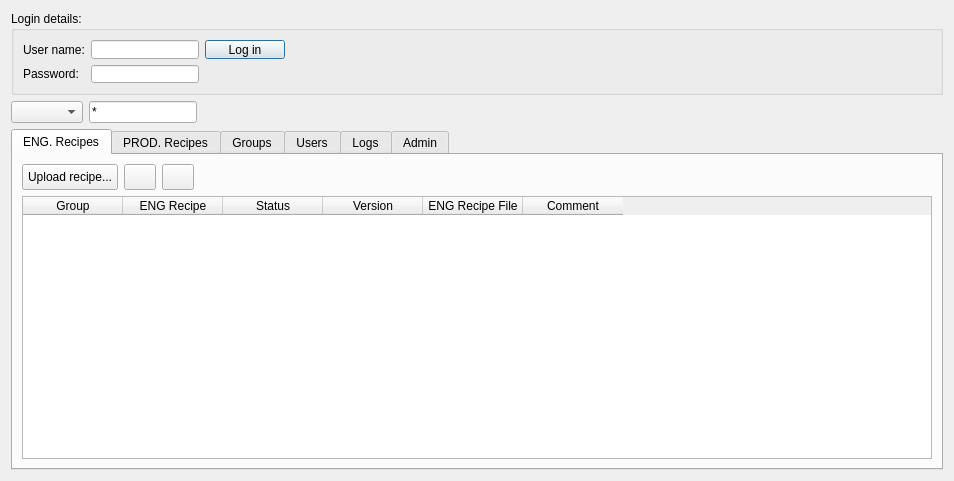
<?xml version="1.0" encoding="UTF-8"?>
<ui version="4.0">
 <class>PatProdRecipe_Admin</class>
 <widget class="QDialog" name="PatProdRecipe_Admin">
  <property name="geometry">
   <rect>
    <x>0</x>
    <y>0</y>
    <width>954</width>
    <height>481</height>
   </rect>
  </property>
  <property name="sizePolicy">
   <sizepolicy hsizetype="Preferred" vsizetype="Preferred">
    <horstretch>0</horstretch>
    <verstretch>0</verstretch>
   </sizepolicy>
  </property>
  <property name="acceptDrops">
   <bool>true</bool>
  </property>
  <property name="windowTitle">
   <string>PAT Recipes Admin</string>
  </property>
  <property name="windowIcon">
   <iconset resource="pat_prod_admin.qrc">
    <normaloff>:/pat_prod_admin/images/images/gex_application.png</normaloff>:/pat_prod_admin/images/images/gex_application.png</iconset>
  </property>
  <layout class="QGridLayout" name="gridLayout_2">
   <item row="0" column="0">
    <widget class="QGroupBox" name="groupBox">
     <property name="minimumSize">
      <size>
       <width>0</width>
       <height>84</height>
      </size>
     </property>
     <property name="maximumSize">
      <size>
       <width>16777215</width>
       <height>84</height>
      </size>
     </property>
     <property name="title">
      <string>Login details:</string>
     </property>
     <layout class="QHBoxLayout" name="horizontalLayout_2">
      <item>
       <layout class="QGridLayout" name="gridLayout">
        <item row="0" column="0">
         <widget class="QLabel" name="label">
          <property name="text">
           <string>User name:</string>
          </property>
         </widget>
        </item>
        <item row="0" column="1">
         <widget class="QLineEdit" name="lineEditUsername">
          <property name="sizePolicy">
           <sizepolicy hsizetype="Fixed" vsizetype="Fixed">
            <horstretch>0</horstretch>
            <verstretch>0</verstretch>
           </sizepolicy>
          </property>
          <property name="toolTip">
           <string>Enter Username</string>
          </property>
         </widget>
        </item>
        <item row="0" column="2">
         <widget class="QPushButton" name="pushButtonLogin">
          <property name="sizePolicy">
           <sizepolicy hsizetype="Fixed" vsizetype="Fixed">
            <horstretch>0</horstretch>
            <verstretch>0</verstretch>
           </sizepolicy>
          </property>
          <property name="focusPolicy">
           <enum>Qt::TabFocus</enum>
          </property>
          <property name="toolTip">
           <string>Login / Logout</string>
          </property>
          <property name="text">
           <string>Log in</string>
          </property>
         </widget>
        </item>
        <item row="1" column="0">
         <widget class="QLabel" name="label_2">
          <property name="text">
           <string>Password:</string>
          </property>
         </widget>
        </item>
        <item row="1" column="1">
         <widget class="QLineEdit" name="lineEditPassword">
          <property name="sizePolicy">
           <sizepolicy hsizetype="Fixed" vsizetype="Fixed">
            <horstretch>0</horstretch>
            <verstretch>0</verstretch>
           </sizepolicy>
          </property>
          <property name="toolTip">
           <string>Enter password</string>
          </property>
          <property name="echoMode">
           <enum>QLineEdit::Password</enum>
          </property>
         </widget>
        </item>
       </layout>
      </item>
      <item>
       <spacer name="horizontalSpacer_2">
        <property name="orientation">
         <enum>Qt::Horizontal</enum>
        </property>
        <property name="sizeHint" stdset="0">
         <size>
          <width>630</width>
          <height>20</height>
         </size>
        </property>
       </spacer>
      </item>
     </layout>
    </widget>
   </item>
   <item row="1" column="0">
    <layout class="QHBoxLayout" name="horizontalLayout">
     <item>
      <widget class="QComboBox" name="comboBoxGroupList">
       <property name="sizePolicy">
        <sizepolicy hsizetype="Fixed" vsizetype="Fixed">
         <horstretch>0</horstretch>
         <verstretch>0</verstretch>
        </sizepolicy>
       </property>
       <property name="toolTip">
        <string>filter over Group name...</string>
       </property>
      </widget>
     </item>
     <item>
      <widget class="QLineEdit" name="lineEditRecipeFilter">
       <property name="sizePolicy">
        <sizepolicy hsizetype="Fixed" vsizetype="Fixed">
         <horstretch>0</horstretch>
         <verstretch>0</verstretch>
        </sizepolicy>
       </property>
       <property name="toolTip">
        <string>Filter over specific Recipe name (eg: ZE777*)</string>
       </property>
       <property name="text">
        <string>*</string>
       </property>
      </widget>
     </item>
     <item>
      <spacer name="horizontalSpacer">
       <property name="orientation">
        <enum>Qt::Horizontal</enum>
       </property>
       <property name="sizeHint" stdset="0">
        <size>
         <width>40</width>
         <height>20</height>
        </size>
       </property>
      </spacer>
     </item>
    </layout>
   </item>
   <item row="2" column="0">
    <widget class="QTabWidget" name="tabWidget">
     <property name="acceptDrops">
      <bool>true</bool>
     </property>
     <property name="currentIndex">
      <number>0</number>
     </property>
     <widget class="QWidget" name="tab_5">
      <attribute name="title">
       <string>ENG. Recipes</string>
      </attribute>
      <layout class="QVBoxLayout" name="verticalLayout_6">
       <item>
        <layout class="QHBoxLayout" name="horizontalLayout_3">
         <item>
          <widget class="QPushButton" name="pushButtonAddRecipe_ENG">
           <property name="sizePolicy">
            <sizepolicy hsizetype="Fixed" vsizetype="Fixed">
             <horstretch>0</horstretch>
             <verstretch>0</verstretch>
            </sizepolicy>
           </property>
           <property name="minimumSize">
            <size>
             <width>96</width>
             <height>26</height>
            </size>
           </property>
           <property name="maximumSize">
            <size>
             <width>96</width>
             <height>26</height>
            </size>
           </property>
           <property name="toolTip">
            <string>Add Engineering recipe</string>
           </property>
           <property name="text">
            <string>Upload recipe...</string>
           </property>
          </widget>
         </item>
         <item>
          <widget class="QPushButton" name="pushButtonPropertiesRecipe_ENG">
           <property name="sizePolicy">
            <sizepolicy hsizetype="Fixed" vsizetype="Fixed">
             <horstretch>32</horstretch>
             <verstretch>0</verstretch>
            </sizepolicy>
           </property>
           <property name="minimumSize">
            <size>
             <width>32</width>
             <height>26</height>
            </size>
           </property>
           <property name="maximumSize">
            <size>
             <width>32</width>
             <height>26</height>
            </size>
           </property>
           <property name="focusPolicy">
            <enum>Qt::NoFocus</enum>
           </property>
           <property name="toolTip">
            <string>Properties</string>
           </property>
           <property name="text">
            <string/>
           </property>
           <property name="icon">
            <iconset resource="pat_prod_admin.qrc">
             <normaloff>:/pat_prod_admin/images/images/properties.png</normaloff>:/pat_prod_admin/images/images/properties.png</iconset>
           </property>
           <property name="iconSize">
            <size>
             <width>32</width>
             <height>32</height>
            </size>
           </property>
          </widget>
         </item>
         <item>
          <widget class="QPushButton" name="pushButtonRemoveRecipe_ENG">
           <property name="sizePolicy">
            <sizepolicy hsizetype="Fixed" vsizetype="Fixed">
             <horstretch>0</horstretch>
             <verstretch>0</verstretch>
            </sizepolicy>
           </property>
           <property name="minimumSize">
            <size>
             <width>32</width>
             <height>26</height>
            </size>
           </property>
           <property name="maximumSize">
            <size>
             <width>32</width>
             <height>26</height>
            </size>
           </property>
           <property name="toolTip">
            <string>Remove selected recipe</string>
           </property>
           <property name="text">
            <string/>
           </property>
           <property name="icon">
            <iconset resource="pat_prod_admin.qrc">
             <normaloff>:/pat_prod_admin/images/images/file_remove.png</normaloff>:/pat_prod_admin/images/images/file_remove.png</iconset>
           </property>
           <property name="iconSize">
            <size>
             <width>32</width>
             <height>32</height>
            </size>
           </property>
          </widget>
         </item>
         <item>
          <spacer name="horizontalSpacer_4">
           <property name="orientation">
            <enum>Qt::Horizontal</enum>
           </property>
           <property name="sizeHint" stdset="0">
            <size>
             <width>40</width>
             <height>20</height>
            </size>
           </property>
          </spacer>
         </item>
        </layout>
       </item>
       <item>
        <widget class="QTableWidget" name="tableWidgetRecipes_ENG">
         <property name="acceptDrops">
          <bool>true</bool>
         </property>
         <property name="toolTip">
          <string>Recipe list</string>
         </property>
         <property name="selectionMode">
          <enum>QAbstractItemView::SingleSelection</enum>
         </property>
         <property name="sortingEnabled">
          <bool>true</bool>
         </property>
         <column>
          <property name="text">
           <string>Group</string>
          </property>
         </column>
         <column>
          <property name="text">
           <string>ENG Recipe</string>
          </property>
         </column>
         <column>
          <property name="text">
           <string>Status</string>
          </property>
         </column>
         <column>
          <property name="text">
           <string>Version</string>
          </property>
         </column>
         <column>
          <property name="text">
           <string>ENG Recipe File</string>
          </property>
         </column>
         <column>
          <property name="text">
           <string>Comment</string>
          </property>
         </column>
        </widget>
       </item>
      </layout>
     </widget>
     <widget class="QWidget" name="tab">
      <attribute name="title">
       <string>PROD. Recipes</string>
      </attribute>
      <layout class="QGridLayout" name="gridLayout_3">
       <item row="0" column="0">
        <widget class="QPushButton" name="pushButtonAddRecipe_PROD">
         <property name="sizePolicy">
          <sizepolicy hsizetype="Fixed" vsizetype="Fixed">
           <horstretch>0</horstretch>
           <verstretch>0</verstretch>
          </sizepolicy>
         </property>
         <property name="minimumSize">
          <size>
           <width>96</width>
           <height>26</height>
          </size>
         </property>
         <property name="maximumSize">
          <size>
           <width>96</width>
           <height>26</height>
          </size>
         </property>
         <property name="toolTip">
          <string>Add Production recipe</string>
         </property>
         <property name="text">
          <string>Upload recipe...</string>
         </property>
        </widget>
       </item>
       <item row="0" column="1">
        <widget class="QPushButton" name="pushButtonNewRecipe_PROD">
         <property name="sizePolicy">
          <sizepolicy hsizetype="Fixed" vsizetype="Fixed">
           <horstretch>0</horstretch>
           <verstretch>0</verstretch>
          </sizepolicy>
         </property>
         <property name="minimumSize">
          <size>
           <width>32</width>
           <height>26</height>
          </size>
         </property>
         <property name="maximumSize">
          <size>
           <width>32</width>
           <height>26</height>
          </size>
         </property>
         <property name="focusPolicy">
          <enum>Qt::NoFocus</enum>
         </property>
         <property name="toolTip">
          <string>Create PROD recipe</string>
         </property>
         <property name="text">
          <string/>
         </property>
         <property name="icon">
          <iconset resource="pat_prod_admin.qrc">
           <normaloff>:/pat_prod_admin/images/images/new.png</normaloff>:/pat_prod_admin/images/images/new.png</iconset>
         </property>
         <property name="iconSize">
          <size>
           <width>32</width>
           <height>32</height>
          </size>
         </property>
        </widget>
       </item>
       <item row="0" column="2">
        <widget class="QPushButton" name="pushButtonPropertiesRecipe_PROD">
         <property name="sizePolicy">
          <sizepolicy hsizetype="Fixed" vsizetype="Fixed">
           <horstretch>0</horstretch>
           <verstretch>0</verstretch>
          </sizepolicy>
         </property>
         <property name="minimumSize">
          <size>
           <width>32</width>
           <height>26</height>
          </size>
         </property>
         <property name="maximumSize">
          <size>
           <width>32</width>
           <height>26</height>
          </size>
         </property>
         <property name="focusPolicy">
          <enum>Qt::NoFocus</enum>
         </property>
         <property name="toolTip">
          <string>Properties: Enable/Disable recipe...</string>
         </property>
         <property name="text">
          <string/>
         </property>
         <property name="icon">
          <iconset resource="pat_prod_admin.qrc">
           <normaloff>:/pat_prod_admin/images/images/properties.png</normaloff>:/pat_prod_admin/images/images/properties.png</iconset>
         </property>
         <property name="iconSize">
          <size>
           <width>32</width>
           <height>32</height>
          </size>
         </property>
        </widget>
       </item>
       <item row="0" column="3">
        <widget class="QPushButton" name="pushButtonEditRecipe_PROD">
         <property name="sizePolicy">
          <sizepolicy hsizetype="Fixed" vsizetype="Fixed">
           <horstretch>0</horstretch>
           <verstretch>0</verstretch>
          </sizepolicy>
         </property>
         <property name="minimumSize">
          <size>
           <width>32</width>
           <height>26</height>
          </size>
         </property>
         <property name="maximumSize">
          <size>
           <width>32</width>
           <height>26</height>
          </size>
         </property>
         <property name="focusPolicy">
          <enum>Qt::NoFocus</enum>
         </property>
         <property name="toolTip">
          <string>Edit Recipe...</string>
         </property>
         <property name="text">
          <string/>
         </property>
         <property name="icon">
          <iconset resource="pat_prod_admin.qrc">
           <normaloff>:/pat_prod_admin/images/images/script_edit.png</normaloff>:/pat_prod_admin/images/images/script_edit.png</iconset>
         </property>
         <property name="iconSize">
          <size>
           <width>32</width>
           <height>32</height>
          </size>
         </property>
        </widget>
       </item>
       <item row="0" column="4">
        <widget class="QPushButton" name="pushButtonRemoveRecipe_PROD">
         <property name="sizePolicy">
          <sizepolicy hsizetype="Fixed" vsizetype="Fixed">
           <horstretch>0</horstretch>
           <verstretch>0</verstretch>
          </sizepolicy>
         </property>
         <property name="minimumSize">
          <size>
           <width>32</width>
           <height>26</height>
          </size>
         </property>
         <property name="maximumSize">
          <size>
           <width>32</width>
           <height>26</height>
          </size>
         </property>
         <property name="toolTip">
          <string>Remove selected rule...</string>
         </property>
         <property name="text">
          <string/>
         </property>
         <property name="icon">
          <iconset resource="pat_prod_admin.qrc">
           <normaloff>:/pat_prod_admin/images/images/file_remove.png</normaloff>:/pat_prod_admin/images/images/file_remove.png</iconset>
         </property>
         <property name="iconSize">
          <size>
           <width>32</width>
           <height>32</height>
          </size>
         </property>
        </widget>
       </item>
       <item row="0" column="5">
        <spacer name="horizontalSpacer_3">
         <property name="orientation">
          <enum>Qt::Horizontal</enum>
         </property>
         <property name="sizeHint" stdset="0">
          <size>
           <width>693</width>
           <height>23</height>
          </size>
         </property>
        </spacer>
       </item>
       <item row="1" column="0" colspan="6">
        <widget class="QTableWidget" name="tableWidgetRecipes_PROD">
         <property name="toolTip">
          <string>Recipe list</string>
         </property>
         <property name="selectionMode">
          <enum>QAbstractItemView::SingleSelection</enum>
         </property>
         <property name="sortingEnabled">
          <bool>true</bool>
         </property>
         <column>
          <property name="text">
           <string>Group</string>
          </property>
         </column>
         <column>
          <property name="text">
           <string>PROD Recipe</string>
          </property>
         </column>
         <column>
          <property name="text">
           <string>Status</string>
          </property>
         </column>
         <column>
          <property name="text">
           <string>Version</string>
          </property>
         </column>
         <column>
          <property name="text">
           <string>Flows / ENG recipe details</string>
          </property>
         </column>
         <column>
          <property name="text">
           <string>STDF output</string>
          </property>
         </column>
         <column>
          <property name="text">
           <string>Recipe File</string>
          </property>
         </column>
         <column>
          <property name="text">
           <string>Comment</string>
          </property>
         </column>
        </widget>
       </item>
      </layout>
     </widget>
     <widget class="QWidget" name="tab_4">
      <attribute name="title">
       <string>Groups</string>
      </attribute>
      <layout class="QVBoxLayout" name="verticalLayout_4">
       <item>
        <layout class="QHBoxLayout" name="horizontalLayout_5">
         <item>
          <widget class="QPushButton" name="pushButtonAddGroup">
           <property name="sizePolicy">
            <sizepolicy hsizetype="Fixed" vsizetype="Fixed">
             <horstretch>0</horstretch>
             <verstretch>0</verstretch>
            </sizepolicy>
           </property>
           <property name="minimumSize">
            <size>
             <width>96</width>
             <height>26</height>
            </size>
           </property>
           <property name="maximumSize">
            <size>
             <width>96</width>
             <height>26</height>
            </size>
           </property>
           <property name="toolTip">
            <string>Add User</string>
           </property>
           <property name="text">
            <string>Add Group...</string>
           </property>
          </widget>
         </item>
         <item>
          <widget class="QPushButton" name="pushButtonPropertiesGroup">
           <property name="sizePolicy">
            <sizepolicy hsizetype="Fixed" vsizetype="Fixed">
             <horstretch>0</horstretch>
             <verstretch>0</verstretch>
            </sizepolicy>
           </property>
           <property name="minimumSize">
            <size>
             <width>32</width>
             <height>26</height>
            </size>
           </property>
           <property name="maximumSize">
            <size>
             <width>32</width>
             <height>26</height>
            </size>
           </property>
           <property name="focusPolicy">
            <enum>Qt::NoFocus</enum>
           </property>
           <property name="toolTip">
            <string>Properties: Edit/Review group profile</string>
           </property>
           <property name="text">
            <string/>
           </property>
           <property name="icon">
            <iconset resource="pat_prod_admin.qrc">
             <normaloff>:/pat_prod_admin/images/images/properties.png</normaloff>:/pat_prod_admin/images/images/properties.png</iconset>
           </property>
           <property name="iconSize">
            <size>
             <width>32</width>
             <height>32</height>
            </size>
           </property>
          </widget>
         </item>
         <item>
          <widget class="QPushButton" name="pushButtonRemoveGroup">
           <property name="sizePolicy">
            <sizepolicy hsizetype="Fixed" vsizetype="Fixed">
             <horstretch>0</horstretch>
             <verstretch>0</verstretch>
            </sizepolicy>
           </property>
           <property name="minimumSize">
            <size>
             <width>32</width>
             <height>26</height>
            </size>
           </property>
           <property name="maximumSize">
            <size>
             <width>32</width>
             <height>26</height>
            </size>
           </property>
           <property name="toolTip">
            <string>Remove selected group...</string>
           </property>
           <property name="text">
            <string/>
           </property>
           <property name="icon">
            <iconset resource="pat_prod_admin.qrc">
             <normaloff>:/pat_prod_admin/images/images/file_remove.png</normaloff>:/pat_prod_admin/images/images/file_remove.png</iconset>
           </property>
           <property name="iconSize">
            <size>
             <width>32</width>
             <height>32</height>
            </size>
           </property>
          </widget>
         </item>
         <item>
          <spacer name="horizontalSpacer_7">
           <property name="orientation">
            <enum>Qt::Horizontal</enum>
           </property>
           <property name="sizeHint" stdset="0">
            <size>
             <width>40</width>
             <height>20</height>
            </size>
           </property>
          </spacer>
         </item>
        </layout>
       </item>
       <item>
        <widget class="QTableWidget" name="tableWidgetGroups">
         <property name="toolTip">
          <string>Users...</string>
         </property>
         <property name="selectionMode">
          <enum>QAbstractItemView::SingleSelection</enum>
         </property>
         <property name="selectionBehavior">
          <enum>QAbstractItemView::SelectColumns</enum>
         </property>
         <property name="sortingEnabled">
          <bool>true</bool>
         </property>
         <column>
          <property name="text">
           <string>Group name</string>
          </property>
         </column>
        </widget>
       </item>
      </layout>
     </widget>
     <widget class="QWidget" name="tab_3">
      <attribute name="title">
       <string>Users</string>
      </attribute>
      <layout class="QVBoxLayout" name="verticalLayout_3">
       <item>
        <layout class="QHBoxLayout" name="horizontalLayout_6">
         <item>
          <widget class="QPushButton" name="pushButtonAddUser">
           <property name="sizePolicy">
            <sizepolicy hsizetype="Fixed" vsizetype="Fixed">
             <horstretch>0</horstretch>
             <verstretch>0</verstretch>
            </sizepolicy>
           </property>
           <property name="minimumSize">
            <size>
             <width>96</width>
             <height>26</height>
            </size>
           </property>
           <property name="maximumSize">
            <size>
             <width>96</width>
             <height>26</height>
            </size>
           </property>
           <property name="toolTip">
            <string>Add User</string>
           </property>
           <property name="text">
            <string>Add User...</string>
           </property>
          </widget>
         </item>
         <item>
          <widget class="QPushButton" name="pushButtonPropertiesUser">
           <property name="sizePolicy">
            <sizepolicy hsizetype="Fixed" vsizetype="Fixed">
             <horstretch>0</horstretch>
             <verstretch>0</verstretch>
            </sizepolicy>
           </property>
           <property name="minimumSize">
            <size>
             <width>32</width>
             <height>26</height>
            </size>
           </property>
           <property name="maximumSize">
            <size>
             <width>32</width>
             <height>26</height>
            </size>
           </property>
           <property name="focusPolicy">
            <enum>Qt::NoFocus</enum>
           </property>
           <property name="toolTip">
            <string>Properties: Edit/Review user profile</string>
           </property>
           <property name="text">
            <string/>
           </property>
           <property name="icon">
            <iconset resource="pat_prod_admin.qrc">
             <normaloff>:/pat_prod_admin/images/images/properties.png</normaloff>:/pat_prod_admin/images/images/properties.png</iconset>
           </property>
           <property name="iconSize">
            <size>
             <width>32</width>
             <height>32</height>
            </size>
           </property>
          </widget>
         </item>
         <item>
          <widget class="QPushButton" name="pushButtonRemoveUser">
           <property name="sizePolicy">
            <sizepolicy hsizetype="Fixed" vsizetype="Fixed">
             <horstretch>0</horstretch>
             <verstretch>0</verstretch>
            </sizepolicy>
           </property>
           <property name="minimumSize">
            <size>
             <width>32</width>
             <height>26</height>
            </size>
           </property>
           <property name="maximumSize">
            <size>
             <width>32</width>
             <height>26</height>
            </size>
           </property>
           <property name="toolTip">
            <string>Remove selected user...</string>
           </property>
           <property name="text">
            <string/>
           </property>
           <property name="icon">
            <iconset resource="pat_prod_admin.qrc">
             <normaloff>:/pat_prod_admin/images/images/file_remove.png</normaloff>:/pat_prod_admin/images/images/file_remove.png</iconset>
           </property>
           <property name="iconSize">
            <size>
             <width>32</width>
             <height>32</height>
            </size>
           </property>
          </widget>
         </item>
         <item>
          <spacer name="horizontalSpacer_6">
           <property name="orientation">
            <enum>Qt::Horizontal</enum>
           </property>
           <property name="sizeHint" stdset="0">
            <size>
             <width>40</width>
             <height>20</height>
            </size>
           </property>
          </spacer>
         </item>
        </layout>
       </item>
       <item>
        <widget class="QTableWidget" name="tableWidgetUsers">
         <property name="toolTip">
          <string>Users...</string>
         </property>
         <property name="selectionMode">
          <enum>QAbstractItemView::SingleSelection</enum>
         </property>
         <property name="selectionBehavior">
          <enum>QAbstractItemView::SelectColumns</enum>
         </property>
         <property name="sortingEnabled">
          <bool>true</bool>
         </property>
         <column>
          <property name="text">
           <string>User name</string>
          </property>
         </column>
         <column>
          <property name="text">
           <string>Password</string>
          </property>
         </column>
         <column>
          <property name="text">
           <string>Type</string>
          </property>
         </column>
        </widget>
       </item>
      </layout>
     </widget>
     <widget class="QWidget" name="tab_2">
      <attribute name="title">
       <string>Logs</string>
      </attribute>
      <layout class="QVBoxLayout" name="verticalLayout_2">
       <item>
        <layout class="QHBoxLayout" name="horizontalLayout_7">
         <item>
          <widget class="QLabel" name="label_3">
           <property name="text">
            <string>Log file:</string>
           </property>
          </widget>
         </item>
         <item>
          <widget class="QComboBox" name="comboBoxLogFile">
           <property name="sizePolicy">
            <sizepolicy hsizetype="Fixed" vsizetype="Fixed">
             <horstretch>0</horstretch>
             <verstretch>0</verstretch>
            </sizepolicy>
           </property>
           <property name="minimumSize">
            <size>
             <width>241</width>
             <height>0</height>
            </size>
           </property>
           <property name="maximumSize">
            <size>
             <width>241</width>
             <height>16777215</height>
            </size>
           </property>
          </widget>
         </item>
         <item>
          <widget class="QPushButton" name="pushButtonRefreshLogView">
           <property name="sizePolicy">
            <sizepolicy hsizetype="Fixed" vsizetype="Fixed">
             <horstretch>0</horstretch>
             <verstretch>0</verstretch>
            </sizepolicy>
           </property>
           <property name="minimumSize">
            <size>
             <width>96</width>
             <height>26</height>
            </size>
           </property>
           <property name="maximumSize">
            <size>
             <width>96</width>
             <height>26</height>
            </size>
           </property>
           <property name="toolTip">
            <string>Reload log file...</string>
           </property>
           <property name="text">
            <string>Refresh</string>
           </property>
          </widget>
         </item>
         <item>
          <spacer name="horizontalSpacer_5">
           <property name="orientation">
            <enum>Qt::Horizontal</enum>
           </property>
           <property name="sizeHint" stdset="0">
            <size>
             <width>40</width>
             <height>20</height>
            </size>
           </property>
          </spacer>
         </item>
        </layout>
       </item>
       <item>
        <widget class="QTextEdit" name="textEditLogFile">
         <property name="readOnly">
          <bool>true</bool>
         </property>
         <property name="html">
          <string>&lt;!DOCTYPE HTML PUBLIC &quot;-//W3C//DTD HTML 4.0//EN&quot; &quot;http://www.w3.org/TR/REC-html40/strict.dtd&quot;&gt;
&lt;html&gt;&lt;head&gt;&lt;meta name=&quot;qrichtext&quot; content=&quot;1&quot; /&gt;&lt;style type=&quot;text/css&quot;&gt;
p, li { white-space: pre-wrap; }
&lt;/style&gt;&lt;/head&gt;&lt;body style=&quot; font-family:'MS Shell Dlg 2'; font-size:8.25pt; font-weight:400; font-style:normal;&quot;&gt;
&lt;p style=&quot;-qt-paragraph-type:empty; margin-top:0px; margin-bottom:0px; margin-left:0px; margin-right:0px; -qt-block-indent:0; text-indent:0px; font-size:8pt;&quot;&gt;&lt;/p&gt;&lt;/body&gt;&lt;/html&gt;</string>
         </property>
        </widget>
       </item>
      </layout>
     </widget>
     <widget class="QWidget" name="tab_6">
      <attribute name="title">
       <string>Admin</string>
      </attribute>
      <widget class="QGroupBox" name="groupBox_Binning">
       <property name="geometry">
        <rect>
         <x>30</x>
         <y>30</y>
         <width>281</width>
         <height>111</height>
        </rect>
       </property>
       <property name="title">
        <string>Binning</string>
       </property>
       <widget class="QSpinBox" name="spinBoxZPAT_Bin">
        <property name="geometry">
         <rect>
          <x>120</x>
          <y>80</y>
          <width>61</width>
          <height>22</height>
         </rect>
        </property>
        <property name="toolTip">
         <string>ZPAT Bin#</string>
        </property>
        <property name="minimum">
         <number>2</number>
        </property>
        <property name="maximum">
         <number>65535</number>
        </property>
       </widget>
       <widget class="QLabel" name="label_4">
        <property name="geometry">
         <rect>
          <x>20</x>
          <y>20</y>
          <width>81</width>
          <height>16</height>
         </rect>
        </property>
        <property name="text">
         <string>PPAT Bin:</string>
        </property>
       </widget>
       <widget class="QLabel" name="label_5">
        <property name="geometry">
         <rect>
          <x>20</x>
          <y>50</y>
          <width>81</width>
          <height>16</height>
         </rect>
        </property>
        <property name="text">
         <string>GPAT Bin:</string>
        </property>
       </widget>
       <widget class="QLabel" name="label_6">
        <property name="geometry">
         <rect>
          <x>20</x>
          <y>80</y>
          <width>91</width>
          <height>16</height>
         </rect>
        </property>
        <property name="text">
         <string>ZPAT Bin:</string>
        </property>
       </widget>
       <widget class="QSpinBox" name="spinBoxPPAT_Bin">
        <property name="geometry">
         <rect>
          <x>120</x>
          <y>20</y>
          <width>61</width>
          <height>22</height>
         </rect>
        </property>
        <property name="toolTip">
         <string>PPAT Bin#</string>
        </property>
        <property name="minimum">
         <number>2</number>
        </property>
        <property name="maximum">
         <number>65535</number>
        </property>
       </widget>
       <widget class="QSpinBox" name="spinBoxGPAT_Bin">
        <property name="geometry">
         <rect>
          <x>120</x>
          <y>52</y>
          <width>61</width>
          <height>20</height>
         </rect>
        </property>
        <property name="toolTip">
         <string>GPAT Bin#</string>
        </property>
        <property name="minimum">
         <number>2</number>
        </property>
        <property name="maximum">
         <number>65535</number>
        </property>
       </widget>
      </widget>
     </widget>
    </widget>
   </item>
  </layout>
 </widget>
 <tabstops>
  <tabstop>lineEditUsername</tabstop>
  <tabstop>lineEditPassword</tabstop>
  <tabstop>pushButtonLogin</tabstop>
  <tabstop>comboBoxGroupList</tabstop>
  <tabstop>lineEditRecipeFilter</tabstop>
  <tabstop>tabWidget</tabstop>
  <tabstop>pushButtonAddRecipe_ENG</tabstop>
  <tabstop>pushButtonRemoveRecipe_ENG</tabstop>
  <tabstop>tableWidgetRecipes_ENG</tabstop>
  <tabstop>tableWidgetRecipes_PROD</tabstop>
  <tabstop>pushButtonRemoveRecipe_PROD</tabstop>
  <tabstop>pushButtonAddRecipe_PROD</tabstop>
  <tabstop>pushButtonAddGroup</tabstop>
  <tabstop>pushButtonRemoveGroup</tabstop>
  <tabstop>tableWidgetGroups</tabstop>
  <tabstop>tableWidgetUsers</tabstop>
  <tabstop>pushButtonRemoveUser</tabstop>
  <tabstop>pushButtonAddUser</tabstop>
  <tabstop>comboBoxLogFile</tabstop>
  <tabstop>textEditLogFile</tabstop>
  <tabstop>pushButtonRefreshLogView</tabstop>
 </tabstops>
 <resources>
  <include location="pat_prod_admin.qrc"/>
 </resources>
 <connections/>
</ui>
